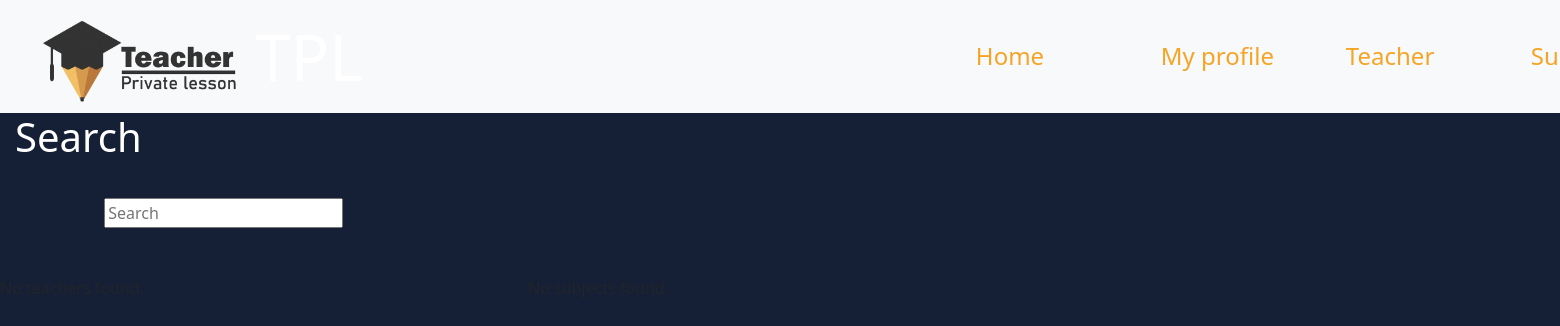
Page /home/ on the earlier database version.
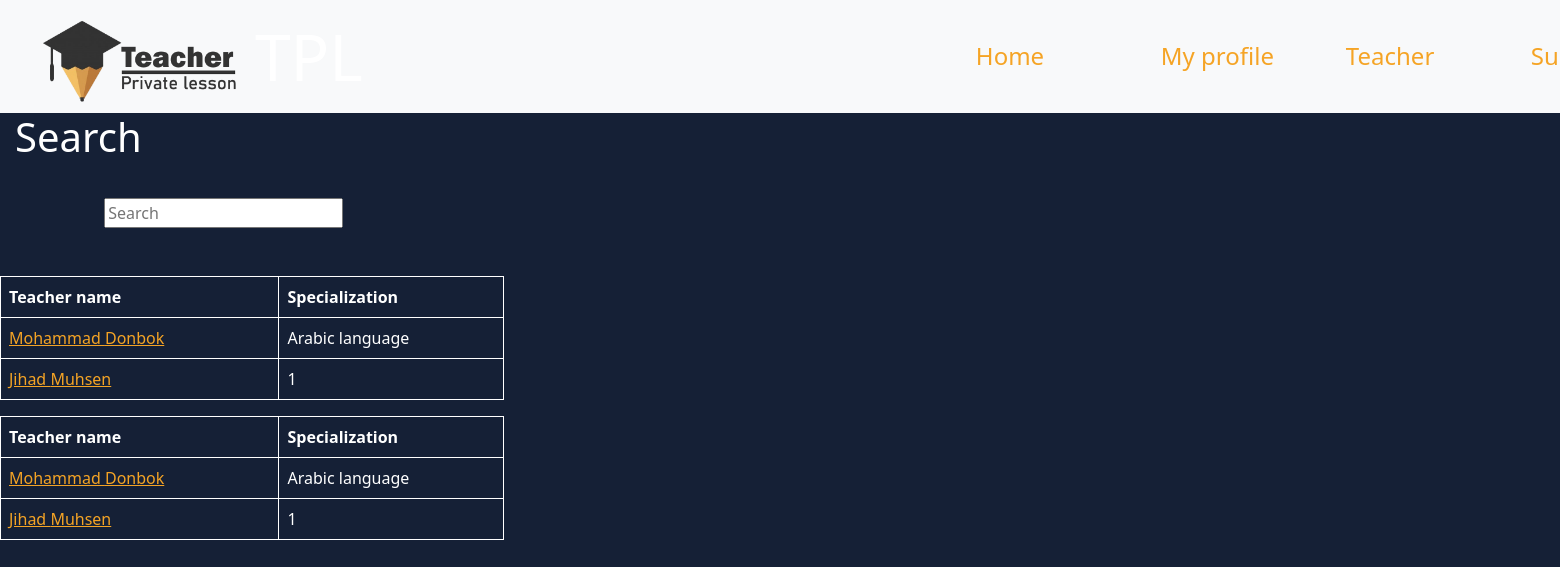
Same page on the later database version.
### TPL_app/models.py (models this page shows)
class Teacher(models.Model):
    first_name = models.CharField(max_length=255)
    last_name = models.CharField(max_length=255)
    occupation = models.CharField(max_length=255)
    specialization = models.CharField(max_length=255)
    education = models.CharField(max_length=255)
    email = models.CharField(max_length=255, null=True)
    password = models.CharField(max_length=255, null=True)
    created_at = models.DateTimeField(auto_now_add=True)
    updated_at = models.DateTimeField(auto_now=True)

### TPL_app/views.py (the view, shortened to what this page needs)
# urls.py: 2. Add a URL to urlpatterns:  path('', views.home, name='home')
def home(request):
    context = {}
    url_parameter = request.GET.get("q")
    print(url_parameter)
    if url_parameter:
        teachers = Teacher.objects.filter(first_name__icontains=url_parameter)
        teacher_subject = Teacher.objects.filter(specialization__icontains=url_parameter)
    else:
        teachers = Teacher.objects.all()
        teacher_subject = Teacher.objects.all()
    context['teachers'] = teachers
    context['specialization'] = teacher_subject
    return render(request, "home_page.html", context)

### TPL_app/templates/home_page.html (shortened to what this page needs)
<!DOCTYPE html>
<html lang="en">
<head>
    {% load static %}
    <link rel="stylesheet" href="https://use.fontawesome.com/releases/v5.8.2/css/all.css">
    <link rel="stylesheet" href="{% static 'css/home_page_style.css' %}" media="screen">
    <link href="https://cdn.jsdelivr.net/npm/bootstrap@5.0.0-beta1/dist/css/bootstrap.min.css" rel="stylesheet">
</head>
<body>
    <nav class="navbar navbar-expand-lg navbar-light bg-light">
        <div class="head">
            <img src="{% static 'images/logo1.png' %}" width="200px">
            <h1 class="display-3" >TPL</h1>
        </div>
        <div class="collapse navbar-collapse" id="navbarSupportedContent">
            <ul class="navbar-nav me-auto mb-2 mb-lg-0">
            <li class="nav-item">
                <a class="nav-link active" href="#">Home</a>
            </li>
            <li class="nav-item">
                <a class="nav-link active" href="#">My profile</a>
            </li>
            <li class="nav-item">
                <a class="nav-link active" href="#">Teacher</a>
            </li>
            <li class="nav-item">
                <a class="nav-link active" href="#">Subjects</a>
            </li>
            </ul>
        </nav>
            <div>
                <h1>Search</h1>
              <div>
                <i id="search-icon" class="fas"></i>
                <input id="user-input" placeholder="Search" >
                <br>
                <br>
                <br>
              </div>
            </div>
            <div>
              <div id="replaceable-content">
                {% include 'search.html' %}
            </div>
              </div>
</body>
</html>

### TPL_app/templates/search.html (shortened to what this page needs)
<div class="row">
    <div class="col-4">
{% if teachers %}
    <table class="table">
        <thead>
            <th>Teacher name</th>
            <th>Specialization</th>
        </thead>
        <tbody>
            {% for teacher in teachers %}
            <tr>
            <td><a href="teacher-profile/{{teacher.id}}">{{teacher.first_name}} {{teacher.last_name}}</a></td>
            <td>{{teacher.specialization}}</td>
            </tr>
            {% endfor %}
            </tbody>
        {% else %}
        <div>No teachers found.</div>
{% endif %}
    </div>
    <div class="col-4">
{% if specialization %}
    <table class="table">
        <thead>
            <th>Teacher name</th>
            <th>Specialization</th>
        </thead>
        <tbody>
        {% for subject in specialization %}
        <tr>
        <td><a href="teacher-profile/{{subject.id}}">{{subject.first_name}} {{subject.last_name}}</a></td>
        <td>{{subject.specialization}}</td>
        </tr>
        {% endfor %}
        </tbody>
        {% else %}
        <div>No subjects found.</div>
{% endif %}
</div>
</div>

Differences in the rows shown:
added Teacher: first_name "Mohammad", last_name "Donbok", specialization "Arabic language"
added Teacher: first_name "Jihad", last_name "Muhsen", specialization "1"
Other differences:
text now shown: "Teacher name Specialization Teacher name Specialization"
